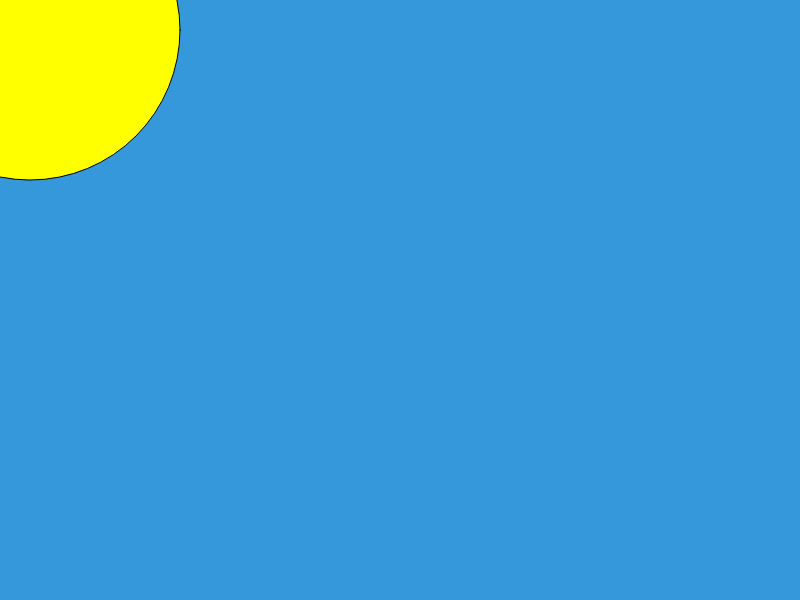
Frame 1 (no input)
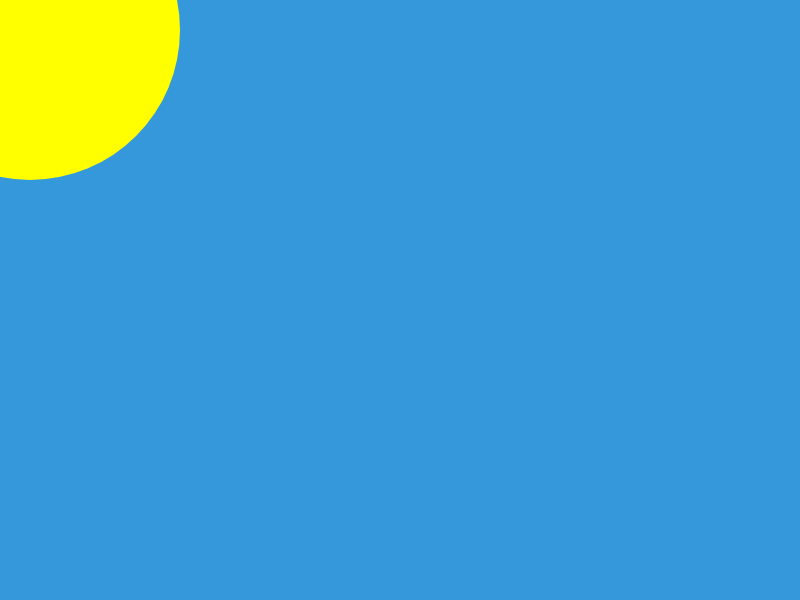
Frame 60 (no input)
Frame 120 (the mouse pressed at the canvas centre since frame 60): identical to frame 60, image omitted

The p5.js sketch that drew these frames (run headless with seeded random() and noise() and a simulated clock; from frame 60 on, the mouse is pressed at the canvas centre):

// p5.js sketch
// ── sketch.js
function Cloud(x, y){
    this.x = x;
    this.y = y;
    
    this.show = () => {
        fill(255);
        noStroke();
        ellipse(this.x, this.y, 100, 100);
        ellipse(this.x + 50, this.y - 40, 100, 100);
        ellipse(this.x + 100, this.y, 100, 100);
        ellipse(this.x + 50, this.y, 100, 100);
    }
    
    this.move = () => {
        this.x -= 3; // cloud move speed
    }
}

function Sun(){
    this.x = 30;
    this.y = 30;
    
    this.show = () => {
        fill(255, 255, 0);
        ellipse(this.x, this.y, 300, 300);
    }
}

let clouds = [];
let sun = new Sun();

function setup(){
    createCanvas(screen.width, screen.height);
    let rand = Math.floor(Math.random() * 50);
}

function draw(){
    background(52, 152, 219);
    sun.show();
    if (frameCount % 20 == 0) clouds.push(new Cloud(2000, Math.floor(Math.random() * screen.height)));
    for (let i = 0; i < clouds.length; i++){
        clouds[i].show();
        clouds[i].move();
    }
}
// ── script.js
let cell = document.getElementsByTagName('td');

function embolden(){
    for (let i = 0; i < cell.length; i++){
        if (i % 9 == 0 || i >= 0 && i < 10 || i > 80 && i < 90 || i > 161 && i < 171 || i > 242 && i < 252 || i > 323 && i < 333){
            cell[i].style.fontWeight = "bold";
        }
        if (i % 9 == 0 && i % 81 == 0){
            cell[i].style.backgroundColor = "#000";
            cell[i].style.color = "#fff";
        }
    }
}

embolden();
